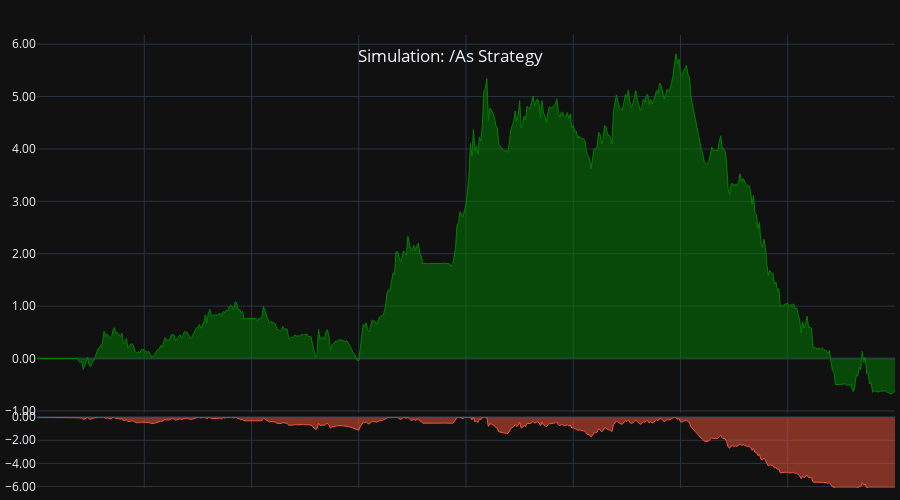
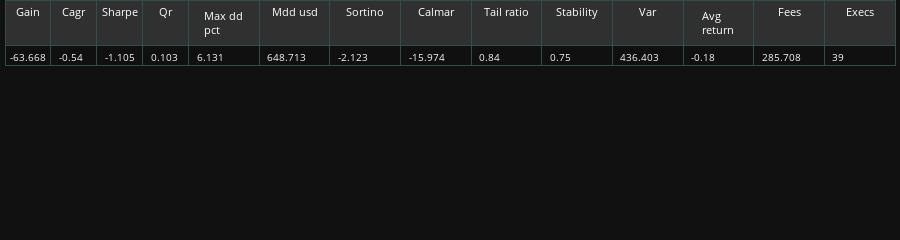

Notebook code cell kept with these figures, in order:
### Code cell
tearsheet(rep)

### Figure 1 — Plotly figure (JSON) as saved in the notebook; plotly's stock layout.template omitted (floating-point values rounded to 4 significant figures; data arrays with more than 128 entries replaced by an {"elided": "..."} marker saying what was removed)
{"data": [{"fill": "tozeroy", "line": {"color": "green", "width": 1}, "mode": "lines", "name": "Returns", "type": "scatter", "uid": "981007c7-a5e1-428c-b8a8-44244cf9c551", "x": {"elided": "577 str values"}, "xaxis": "x", "y": {"elided": "577 float values"}, "yaxis": "y"}, {"fill": "tozeroy", "line": {"width": 1}, "mode": "lines", "name": "Drawdown_1", "type": "scatter", "uid": "c8b3f300-1b4f-4718-9ad8-51898b3b0ab9", "x": {"elided": "577 str values"}, "xaxis": "x", "y": {"elided": "577 float values"}, "yaxis": "y2"}], "layout": {"dragmode": "zoom", "height": 500, "hoverdistance": 1000, "hovermode": "x unified", "margin": {"b": 5, "l": 5, "r": 5, "t": 35}, "modebar": {"add": ["drawline", "drawopenpath", "drawrect", "eraseshape"]}, "newshape": {"line": {"color": "yellow", "width": 1}}, "showlegend": false, "title": {"text": " Simulation: /As Strategy", "x": 0.5, "xanchor": "center", "y": 0.9, "yanchor": "top"}, "xaxis": {"anchor": "y", "domain": [0, 1], "hoverformat": "%d-%b-%y %H:%M", "matches": "x2", "rangeslider": {"visible": false}, "showspikes": true, "showticklabels": false, "spikecolor": "#306020", "spikedash": "dot", "spikemode": "across", "spikesnap": "cursor", "spikethickness": 1}, "xaxis2": {"anchor": "y2", "domain": [0, 1], "showspikes": true, "spikecolor": "#306020", "spikedash": "dot", "spikemode": "across", "spikesnap": "cursor", "spikethickness": 1}, "yaxis": {"anchor": "x", "domain": [0.1663, 1], "hoverformat": ".2f", "spikecolor": "#306020", "spikesnap": "cursor", "spikethickness": 1, "tickformat": ".2f"}, "yaxis2": {"anchor": "x2", "domain": [0, 0.1563], "range": [-6.131, 0], "spikecolor": "#306020", "spikesnap": "cursor", "spikethickness": 1, "tickformat": ".2f"}}}

### Figure 2 — Plotly figure (JSON) as saved in the notebook; plotly's stock layout.template omitted (floating-point values rounded to 4 significant figures)
{"data": [{"cells": {"align": ["center", "left"], "fill": {"color": "#101010"}, "font": {"size": 10}, "line": {"color": "darkslategray"}, "values": [-63.67, -0.54, -1.105, 0.103, 6.131, 648.7, -2.123, -15.97, 0.84, 0.75, 436.4, -0.18, 285.7, 39]}, "columnwidth": [130, 130, 130, 130, 200], "header": {"fill": {"color": "#303030"}, "font": {"color": "white", "size": 11}, "line": {"color": "darkslategray"}, "values": ["Gain", "Cagr", "Sharpe", "Qr", "Max dd pct", "Mdd usd", "Sortino", "Calmar", "Tail ratio", "Stability", "Var", "Avg return", "Fees", "Execs"]}, "type": "table", "uid": "f41866d8-a732-4126-b835-babde33eadc9"}], "layout": {"height": 80, "margin": {"b": 1, "l": 5, "r": 5, "t": 0}}}
